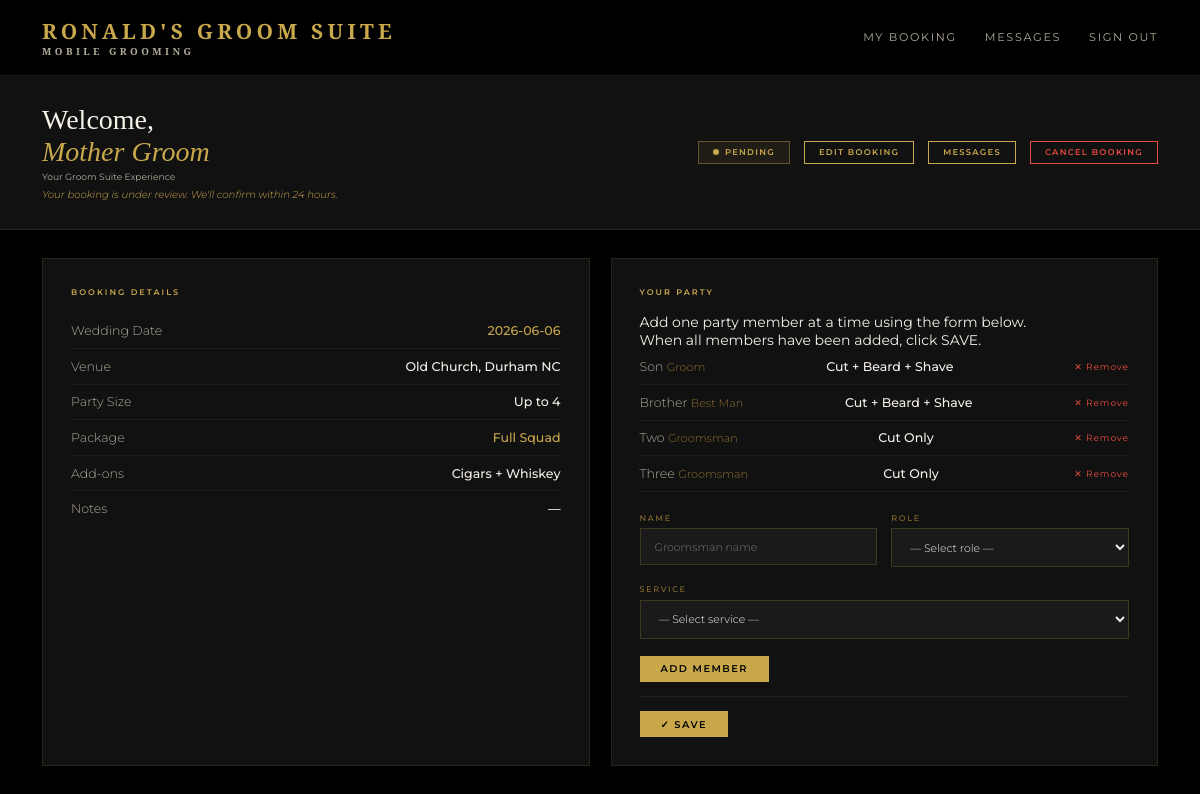
The app's page /portal (signed in), older data.
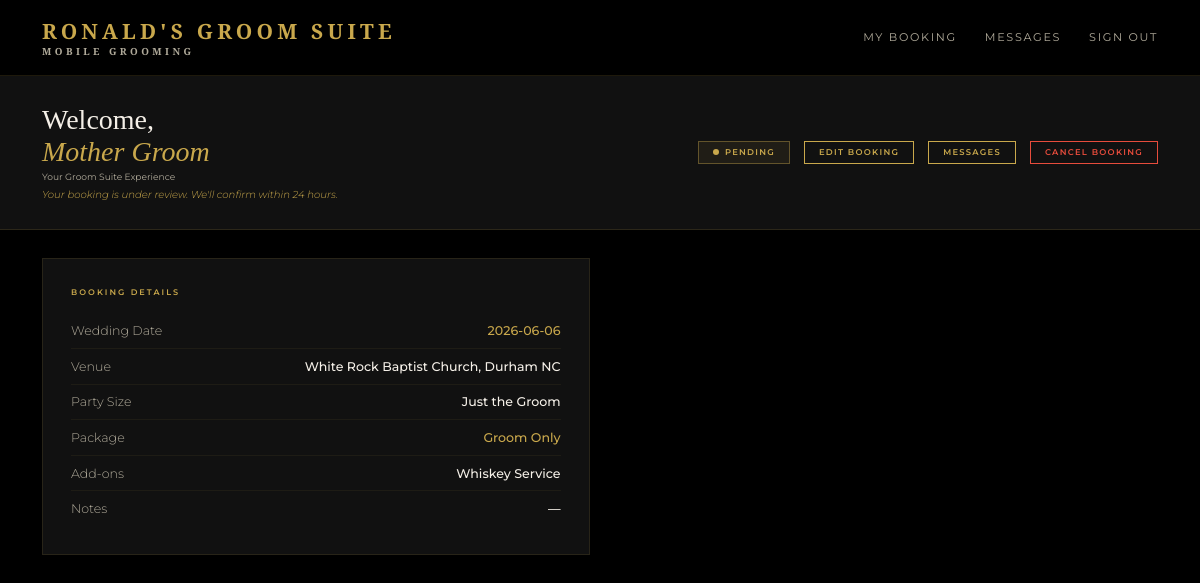
The same page, newer data.
### models.py (models this page shows)
class User(UserMixin, db.Model):
    id = db.Column(db.Integer, primary_key=True)
    name = db.Column(db.String(100), nullable=False)
    email = db.Column(db.String(120), unique=True, nullable=False)
    password = db.Column(db.String(200), nullable=False)
    role = db.Column(db.String(20), default='client')
    phone = db.Column(db.String(20))
    password_changed = db.Column(db.Boolean, default=False)
    bookings = db.relationship('Booking', backref='client', lazy=True)

class Booking(db.Model):
    id = db.Column(db.Integer, primary_key=True)
    wedding_date = db.Column(db.String(50), nullable=False)
    venue = db.Column(db.String(200), nullable=False)
    start_time = db.Column(db.String(20))
    party_size = db.Column(db.Integer, default=1)
    package = db.Column(db.String(100))
    addons = db.Column(db.String(200))
    notes = db.Column(db.Text)
    status = db.Column(db.String(20), default='pending')
    created_at = db.Column(db.DateTime, default=datetime.utcnow)
    user_id = db.Column(db.Integer, db.ForeignKey('user.id'), nullable=False)
    party_members = db.relationship('PartyMember', backref='booking', lazy=True)
    messages = db.relationship('Message', backref='booking_messages', lazy=True, foreign_keys='Message.booking_id')

class PartyMember(db.Model):
    id = db.Column(db.Integer, primary_key=True)
    name = db.Column(db.String(100), nullable=False)
    role = db.Column(db.String(50), default='Groomsman')
    service = db.Column(db.String(100), nullable=False)
    booking_id = db.Column(db.Integer, db.ForeignKey('booking.id'), nullable=False)

### routes.py (the view)
    @app.route('/portal')
    @login_required
    def portal():
        if current_user.role == 'admin':
            return redirect(url_for('admin_dashboard'))
        booking = Booking.query.filter_by(user_id=current_user.id).first()
        return render_template('portal.html', booking=booking)

### auth.py (called while the page is built)
def register_routes(app, login_manager):
    @login_manager.user_loader
    def load_user(user_id):
        return db.session.get(User, int(user_id))
    @app.route('/login', methods=['GET', 'POST'])
    def login():
        if request.method == 'POST':
            email = request.form.get('email')
            password = request.form.get('password')
            user = User.query.filter_by(email=email).first()
            if user and check_password_hash(user.password, password):
                login_user(user)
                if user.role == 'admin':
                    return redirect(url_for('index'))
                return redirect(url_for('portal'))
            flash('Invalid email or password')
        return render_template('login.html')
    @app.route('/logout')
    @login_required
    def logout():
        logout_user()
        return redirect(url_for('index'))

### templates/portal.html (shortened to what this page needs)
{% extends 'base.html' %}
{% block content %}
<div class="portal-header">
  <div>
    <h1 class="portal-greeting">Welcome,<br><span>{{ current_user.name }}</span></h1>
    <p class="portal-meta">Your Groom Suite Experience</p>
    {% if booking %}
      {% if booking.status == 'pending' %}
      <p class="portal-status-msg" style="color:var(--gold);">Your booking is under review. We'll confirm within 24 hours.</p>
      {% elif booking.status == 'confirmed' %}
      <p class="portal-status-msg" style="color:#2ecc71;">You're confirmed! Add or update your party members as needed and check your messages.</p>
      {% elif booking.status == 'rejected' %}
      <p class="portal-status-msg" style="color:#e74c3c;">Unfortunately we're unavailable for your date. Please contact us to reschedule.</p>
      {% elif booking.status == 'cancelled' %}
      <p class="portal-status-msg" style="color:#999;">Your booking has been cancelled. Please contact us to rebook.</p>
      {% endif %}
    {% endif %}
  </div>
  {% if booking %}
  <div style="display:flex;gap:1rem;align-items:center;flex-wrap:wrap;">
    <div class="status-badge status-{{ booking.status }}">
      <span class="status-dot"></span>
      {{ booking.status|capitalize }}
    </div>
    <a href="{{ url_for('edit_booking') }}" class="btn-outline" style="padding:0.4rem 1rem;font-size:0.6rem;">Edit Booking</a>
    <a href="{{ url_for('portal_messages') }}" class="btn-outline" style="padding:0.4rem 1rem;font-size:0.6rem;">Messages {% if unread_count > 0 %}<span class="unread-badge">{{ unread_count }}</span>{% endif %}</a>
    {% if booking.status != 'cancelled' %}
    <button onclick="document.getElementById('cancel-confirm').style.display='block'" class="btn-outline" style="padding:0.4rem 1rem;font-size:0.6rem;border-color:#e74c3c;color:#e74c3c;">Cancel Booking</button>
    {% endif %}
  </div>
  {% endif %}
</div>
<div class="portal-body">
  {% if booking %}
  <div class="portal-card">
    <div class="portal-card-title">Booking Details</div>
    <div class="detail-row">
      <span class="detail-label">Wedding Date</span>
      <span class="detail-value gold">{{ booking.wedding_date }}</span>
    </div>
    <div class="detail-row">
      <span class="detail-label">Venue</span>
      <span class="detail-value">{{ booking.venue }}</span>
    </div>
    <div class="detail-row">
      <span class="detail-label">Party Size</span>
      <span class="detail-value">
        {% if booking.party_size == 1 %}Just the Groom
        {% elif booking.party_size == 4 %}Up to 4
        {% elif booking.party_size == 8 %}Up to 8
        {% elif booking.party_size == 12 %}Up to 12
        {% else %}{{ booking.party_size }}
        {% endif %}
      </span>
    </div>
    <div class="detail-row">
      <span class="detail-label">Package</span>
      <span class="detail-value gold">{{ booking.package or 'TBD' }}</span>
    </div>
    <div class="detail-row">
      <span class="detail-label">Add-ons</span>
      <span class="detail-value">{{ booking.addons or 'None' }}</span>
    </div>
    <div class="detail-row">
      <span class="detail-label">Notes</span>
      <span class="detail-value">{{ booking.notes or '—' }}</span>
    </div>
  </div>
  {% if booking.party_size > 1 %}
  <div class="portal-card">
    <div class="portal-card-title">Your Party</div>
    <p class="party-instruction">Add one party member at a time using the form below.<br>When all members have been added, click SAVE.</p>
    {% if booking.party_members %}
      {% for member in booking.party_members %}
      <div class="detail-row">
        <span class="detail-label">{{ member.name }} <span style="color:var(--gold-dim);font-size:0.8rem;">{{ member.role }}</span></span>
        <span class="detail-value">{{ member.service }}</span>
        <a href="{{ url_for('remove_member', id=member.id) }}" style="color:#e74c3c;font-size:0.65rem;text-decoration:none;letter-spacing:0.1em;">✕ Remove</a>
      </div>
      {% endfor %}
    {% else %}
      <p style="color:var(--white-dim);font-size:0.75rem;margin-bottom:1rem;">No party members added yet.</p>
    {% endif %}
    <form method="POST" action="{{ url_for('add_member') }}" style="margin-top:1.5rem;">
      <div class="form-row">
        <div class="form-field">
          <label>Name</label>
          <input type="text" name="member_name" placeholder="Groomsman name" required>
        </div>
        <div class="form-field">
          <label>Role</label>
          <select name="member_role" required>
            <option value="" disabled selected>— Select role —</option>
          </select>
        </div>
      </div>
      <div class="form-field">
        <label>Service</label>
        <select name="member_service" required>
          <option value="" disabled selected>— Select service —</option>
        </select>
      </div>
      <button type="submit" class="btn-gold" style="width:auto;padding:0.55rem 1.5rem;">Add Member</button>
    </form>
    {% if booking.party_members %}
    <div style="margin-top:1rem;padding-top:1rem;border-top:1px solid rgba(201,168,76,0.1);">
      <a href="{{ url_for('portal') }}" class="btn-gold" style="width:auto;padding:0.55rem 1.5rem;">✓ Save</a>
    </div>
    {% endif %}
  </div>
  {% endif %}
  {% else %}
  <div class="empty-state">
    <p>You don't have a booking yet.</p>
    <a href="{{ url_for('index') }}" class="btn-gold" style="margin-top:1.5rem;width:auto;padding:0.75rem 2rem;">Submit an Inquiry</a>
  </div>
  {% endif %}
</div>
{% endblock %}

### templates/base.html (shortened to what this page needs)
<!DOCTYPE html>
<html lang="en">
<head>
  <link rel="stylesheet" href="{{ url_for('static', filename='css/style.css') }}?v={{ range(1, 99999) | random }}">
</head>
<body>
  <nav class="navbar">
    <div class="nav-logo">Ronald's Groom Suite <span>Mobile Grooming</span></div>
    <div class="nav-links">
      {% if current_user.is_authenticated %}
        {% if current_user.role == 'admin' %}
          <a href="{{ url_for('admin_dashboard') }}">Dashboard</a>
          <a href="{{ url_for('admin_dashboard') }}">Messages {% if unread_count > 0 %}<span class="unread-badge">{{ unread_count }}</span>{% endif %}</a>
          <a href="{{ url_for('admin_calendar') }}">Calendar</a>
        {% else %}
          <a href="{{ url_for('portal') }}">My Booking</a>
          <a href="{{ url_for('portal_messages') }}">Messages {% if unread_count > 0 %}<span class="unread-badge">{{ unread_count }}</span>{% endif %}</a>
        {% endif %}
        <a href="{{ url_for('logout') }}">Sign Out</a>
      {% else %}
        <a href="{{ url_for('index') }}">Home</a>
        <a href="{{ url_for('inquiry') }}">Book Now</a>
        <a href="{{ url_for('login') }}">Login</a>
      {% endif %}
    </div>
  </nav>
  {% block content %}{% endblock %}
</body>
</html>

### static/css/style.css (style rules this page uses)
*, *::before, *::after { box-sizing: border-box; margin: 0; padding: 0; }
:root { --gold: #C9A84C; --gold-light: #E8C96A; --gold-dim: #8a6f2e; --black: #000000; --black-2: #111111; --black-3: #1A1A1A; --black-5: #2C2C2C; --white: #F5F0E8; --white-dim: #b0aa9a; --font-display: 'Cormorant Garamond', serif; --font-body: 'Montserrat', sans-serif; }
html { font-size: 14px; }
body { font-family: var(--font-body); background: var(--black); color: var(--white); min-height: 100vh; }
.navbar { display: flex; align-items: center; justify-content: space-between; padding: 1.2rem 3rem; background: rgba(0,0,0,0.95); border-bottom: 1px solid rgba(201,168,76,0.15); position: sticky; top: 0; z-index: 100; }
.nav-logo { font-family: var(--font-display); font-size: 1.5rem; font-weight: 600; color: var(--gold); letter-spacing: 0.2em; text-transform: uppercase; }
.nav-logo span { display: block; font-size: 0.7rem; letter-spacing: 0.35em; color: var(--white-dim); }
.nav-links { display: flex; gap: 2rem; }
.nav-links a { font-size: 0.8rem; letter-spacing: 0.15em; text-transform: uppercase; color: var(--white-dim); text-decoration: none; transition: color 0.2s; }
.btn-outline { display: inline-block; padding: 0.65rem 1.5rem; background: transparent; color: var(--gold); font-family: var(--font-body); font-size: 0.7rem; font-weight: 600; letter-spacing: 0.15em; text-transform: uppercase; border: 1px solid var(--gold); cursor: pointer; transition: all 0.2s; text-decoration: none; }
.portal-header { padding: 2rem 3rem; background: var(--black-2); border-bottom: 1px solid rgba(201,168,76,0.15); display: flex; align-items: center; justify-content: space-between; }
.portal-greeting { font-family: var(--font-display); font-size: 2rem; font-weight: 300; }
.portal-greeting span { color: var(--gold); font-style: italic; }
.portal-meta { font-size: 0.65rem; color: var(--white-dim); margin-top: 0.25rem; }
.portal-status-msg { font-size: 0.72rem; color: var(--white-dim); margin-top: 0.4rem; font-style: italic; font-weight: 300; }
.status-badge { display: inline-flex; align-items: center; gap: 0.4rem; padding: 0.4rem 1rem; font-size: 0.6rem; letter-spacing: 0.15em; text-transform: uppercase; font-weight: 600; border: 1px solid; }
.status-pending { border-color: rgba(201,168,76,0.4); color: var(--gold); background: rgba(201,168,76,0.08); }
.status-dot { width: 6px; height: 6px; border-radius: 50%; background: currentColor; }
.portal-body { padding: 2rem 3rem; display: grid; grid-template-columns: 1fr 1fr; gap: 1.5rem; }
.portal-card { background: var(--black-2); border: 1px solid rgba(201,168,76,0.12); padding: 2rem; }
.portal-card-title { font-size: 0.58rem; letter-spacing: 0.25em; text-transform: uppercase; color: var(--gold); margin-bottom: 1.2rem; font-weight: 600; }
.detail-row { display: flex; justify-content: space-between; align-items: center; padding: 0.7rem 0; border-bottom: 1px solid rgba(201,168,76,0.07); font-size: 0.9rem; }
.detail-row:last-child { border-bottom: none; }
.detail-label { color: var(--white-dim); font-weight: 300; }
.detail-value { color: var(--white); font-weight: 500; }
.detail-value.gold { color: var(--gold); }

Row changes from the older to the newer data that the page shows:
removed PartyMember: name "Son", role "Groom", service "Cut + Beard + Shave"
removed PartyMember: name "Brother", role "Best Man", service "Cut + Beard + Shave"
removed PartyMember: name "Two", role "Groomsman", service "Cut Only"
removed PartyMember: name "Three", role "Groomsman", service "Cut Only"
changed Booking "PENDING": venue "Old Church, Durham NC" → "White Rock Baptist Church, Durham NC"; package "Full Squad" → "Groom Only"; addons "Cigars + Whiskey" → "Whiskey Service"; party_size 4 → 1 (drawn)
Text that changed along with them:
form field member_role: "— Select role —" → (not shown)
form field member_service: "— Select service —" → (not shown)
text no longer shown: "Up to 4 YOUR PARTY Add one party member at a time using the form below. When all members have been added, click SAVE. NAME ROLE SERVICE ADD MEMBER ✓ SAVE"
text now shown: "Just the Groom"
